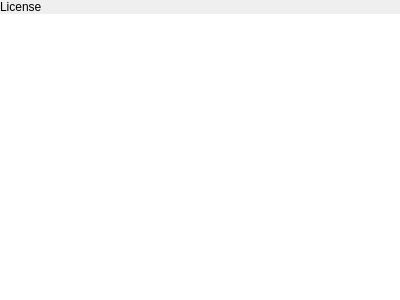
<?xml version="1.0" encoding="UTF-8"?>
<ui version="4.0">
 <class>LicenseTextPopover</class>
 <widget class="QWidget" name="LicenseTextPopover">
  <property name="geometry">
   <rect>
    <x>0</x>
    <y>0</y>
    <width>400</width>
    <height>300</height>
   </rect>
  </property>
  <property name="windowTitle">
   <string>Form</string>
  </property>
  <layout class="QVBoxLayout" name="verticalLayout">
   <property name="spacing">
    <number>0</number>
   </property>
   <property name="leftMargin">
    <number>0</number>
   </property>
   <property name="topMargin">
    <number>0</number>
   </property>
   <property name="rightMargin">
    <number>0</number>
   </property>
   <property name="bottomMargin">
    <number>0</number>
   </property>
   <item>
    <widget class="tTitleLabel" name="titleLabel">
     <property name="text">
      <string>License</string>
     </property>
    </widget>
   </item>
   <item>
    <widget class="QTextBrowser" name="textBrowser">
     <property name="frameShape">
      <enum>QFrame::NoFrame</enum>
     </property>
     <property name="openLinks">
      <bool>false</bool>
     </property>
    </widget>
   </item>
  </layout>
 </widget>
 <customwidgets>
  <customwidget>
   <class>tTitleLabel</class>
   <extends>QLabel</extends>
   <header location="global">ttitlelabel.h</header>
   <slots>
    <signal>backButtonClicked()</signal>
   </slots>
  </customwidget>
 </customwidgets>
 <resources/>
 <connections/>
</ui>
